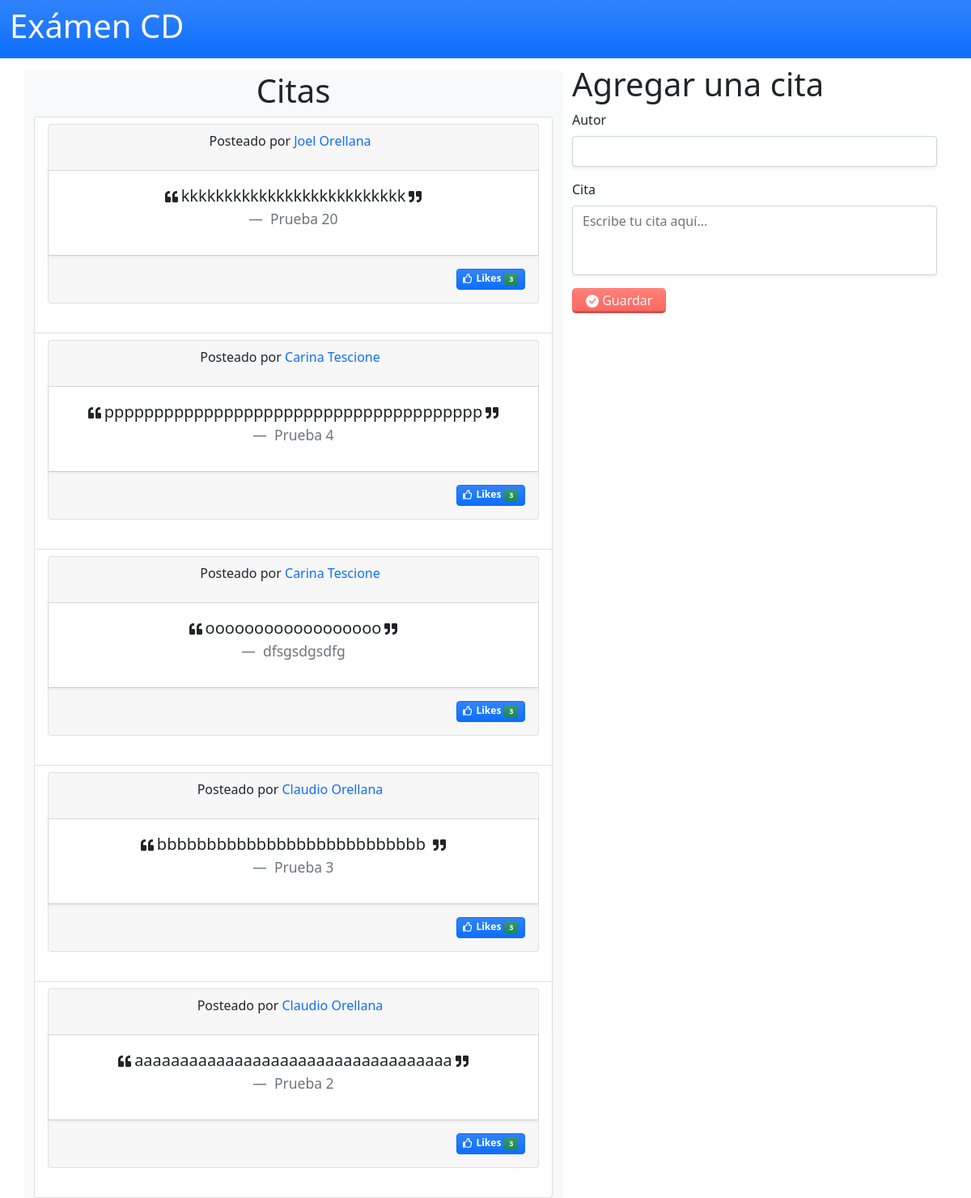
/muro/, run on the app's committed database.
### app/models.py (models this page shows, shortened)
class Cita(models.Model):
    cita= models.CharField(max_length=255)
    autor =models.CharField(max_length=255)
    user = models.ForeignKey(User,related_name = "citas", on_delete = models.CASCADE)
    created_at = models.DateTimeField(auto_now_add=True)
    updated_at = models.DateTimeField(auto_now=True)

class User(models.Model):
    CHOICES = (
        ("user", 'User'),
        ("admin", 'Admin')
    )
    name = models.CharField(max_length=100)
    email = models.EmailField(max_length=255, unique=True)
    role = models.CharField(max_length=255, choices=CHOICES)
    password = models.CharField(max_length=70)
    created_at = models.DateTimeField(auto_now_add=True)
    updated_at = models.DateTimeField(auto_now=True)
    objects = UserManager()

class Me_gusta(models.Model):
    megusta= models.BooleanField()
    user= models.ForeignKey(User,related_name = "likes", on_delete = models.CASCADE)
    cita = models.ForeignKey(Cita,related_name = "citas_likes", on_delete = models.CASCADE)

### app/views.py (the view, shortened to what this page needs)
# urls.py: path('muro/', views.muro),
def muro(request):
    if request.method == 'GET':
        context = {
            'cita_list': Cita.objects.order_by('-created_at'),
        }
        return render(request, 'muro.html', context)

### app/templates/muro.html (shortened to what this page needs)
{%extends "base.html" %}
{%block contenido%}
<div class="row  justify-content-between flex-column-reverse flex-md-row d-md-flex">
  <div class="col-12 col-md-7 bg-light mt-3 ">
    <h1 class="col text-sm-center">Citas</h1>
    <ul class="mt-2 list-group">
      {% for cita in cita_list %}
      <li id="fila{{cita.id}}" class="list-group-item">
        <div id="quote" class="col bordered " style="min-height: 250px;overflow: auto">
          <div class="card text-center">
            <div class="card-header">
              <p class="me-2 ">Posteado por <a href="/user/{{cita.user.id}}/">{{cita.user.name}}</a> </p>
            </div>
            <div class="card-body shadow-sm">
              <figure class="text-center">
                <blockquote class="blockquote">
                  <p class="text-break"><i class=" me-1 fs-6 fas fa-quote-left"></i>{{cita.cita}}<i
                      class=" ms-1 fs-6 fas fa-quote-right"></i></p>
                  <figcaption class="blockquote-footer">
                    {{cita.autor}} <cite title="Source Title"></cite>
                  </figcaption>
                </blockquote>
              </figure>
            </div>
            <div class="card-footer text-muted">
              <div class=" d-flex justify-content-center justify-content-md-end">
                <a id="a" nombre-like="{{request.session.user.name}}" id-like="{{cita.id}}"
                  class=" btnLike badge bg-primary border border-primary ms-3 py-1 my-2 " href="#"><i
                    class="me-1 far fa-thumbs-up">
                  </i>Likes<span id="f{{cita.id}}"
                    class="ms-1 badge bg-success">{{cita.citas_likes.all|length}}</span></a>
              </div>
            </div>
          </div>
        </div>
      </li>
      {% empty %}
      <div class="text-center">
        <p>No hay citas para mostrar</p>
      </div>
      {% endfor %}
    </ul>
  </div>
  <div class="col-12 col-md-5 mt-2">
    <h1>Agregar una cita</h1>
    <form action="/cita/" method="POST">
      <div class="mb-3">
        <label for="autor" class="form-label">Autor</label>
        <input type="text" class="form-control shadow-sm" id="id_autor" name="autor">
      </div>
      <div class="mb-3 ">
        <label for="cita" class="form-label">Cita</label>
        <textarea placeholder="Escribe tu cita aquí..." type="text" class="form-control shadow-sm" id="id_cita"
          name="cita" rows="3"></textarea>
      </div>
      <button type="submit" class=" btn btn_mio btn-mio text-light">  Guardar</button>
    </form>
  </div>
</div>
{%endblock%}

### data on the page
Cita: user.name "Joel Orellana", cita "kkkkkkkkkkkkkkkkkkkkkkkkkk", autor "Prueba 20", citas_likes.all|length "3"
Cita: user.name "Carina Tescione", cita "pppppppppppppppppppppppppppppppppppppp", autor "Prueba 4", citas_likes.all|length "3"
Cita: user.name "Carina Tescione", cita "oooooooooooooooooo", autor "dfsgsdgsdfg", citas_likes.all|length "3"
Cita: user.name "Claudio Orellana", cita "bbbbbbbbbbbbbbbbbbbbbbbbbbb", autor "Prueba 3", citas_likes.all|length "3"
Cita: user.name "Claudio Orellana", cita "aaaaaaaaaaaaaaaaaaaaaaaaaaaaaaaaaaa", autor "Prueba 2", citas_likes.all|length "3"
